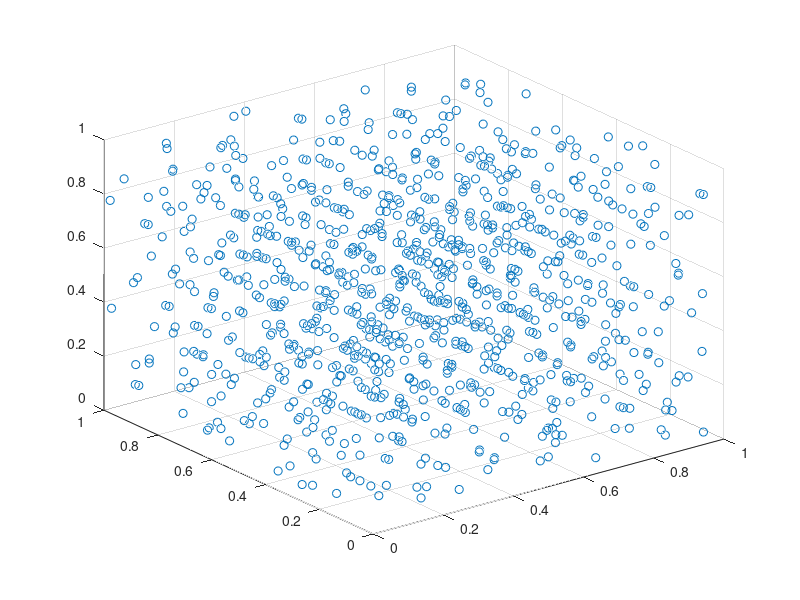

Source code (MATLAB):
function halton_test

n = 1000;
X = zeros(n,3);
base = [3 5 7];

for i=1:n
   for j=1:3
      X(i,j) = halton(i+20,base(j)); 
   end 
end

scatter3(X(:,1),X(:,2),X(:,3));

end

function [ result ] = halton(index, base)
    result = 0;
    f = 1/base;
    i = index;
    while (i > 0)
       result = result + f*(mod(i,base));
       i = floor(i/base);
       f = f / base;
    end
end